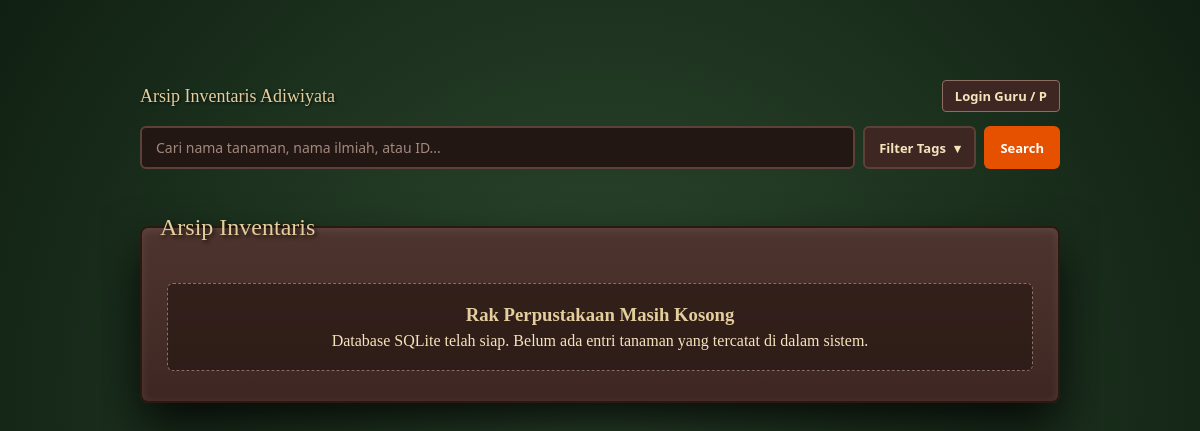
The page /?masuk=1 on the database as committed earlier.
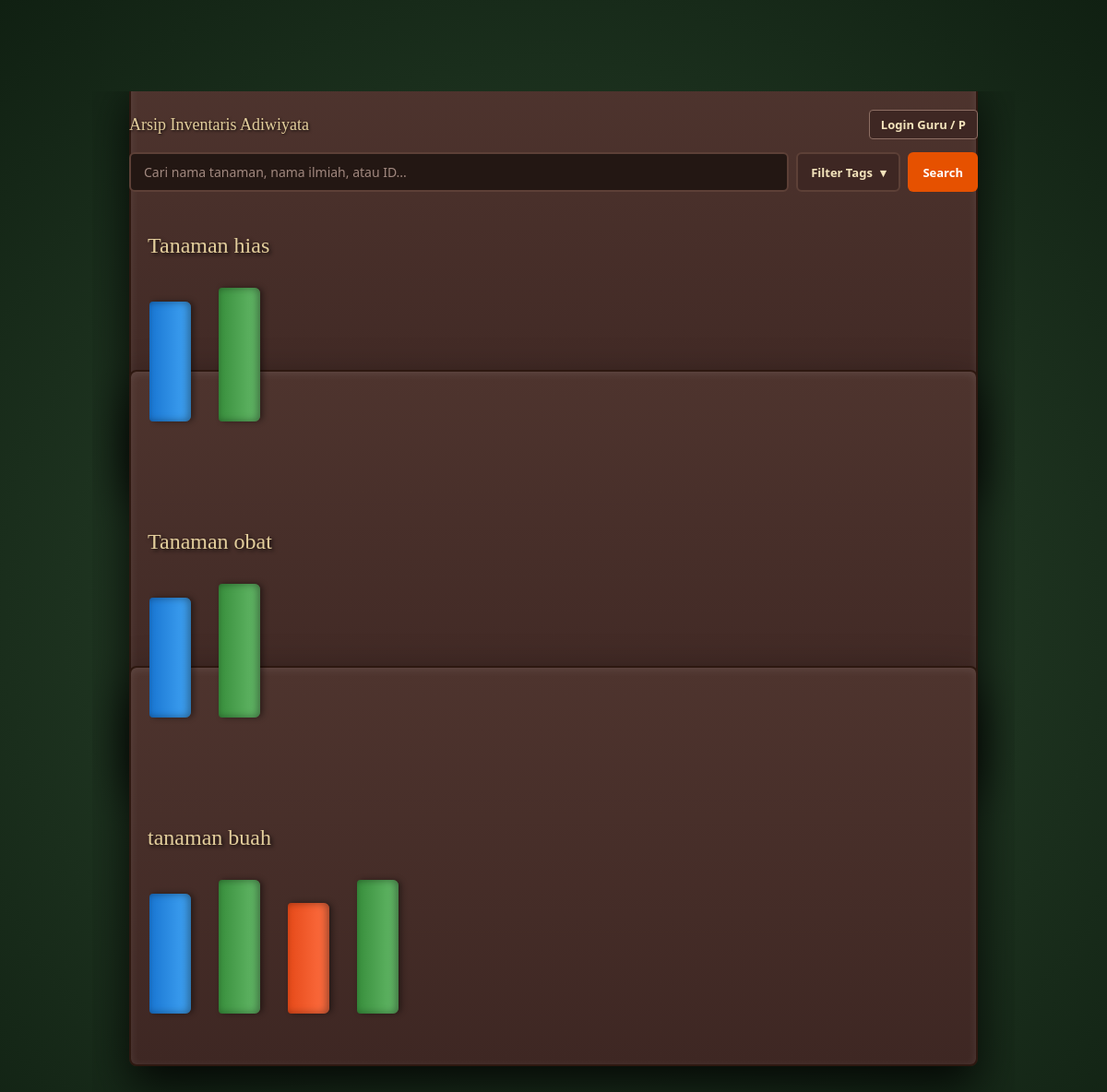
The same page on the database as committed later.
### tables this page shows
CREATE TABLE plants (
    uid TEXT PRIMARY KEY CHECK (length(uid) = 36),
    plant_code TEXT NOT NULL UNIQUE,        -- Format: SEKTOR-SUB-IDSUBSEKTOR-TIPETANAMAN-P
    subsector_seq INTEGER NOT NULL CHECK (subsector_seq >= 1),
    name TEXT NOT NULL,
    quantity INTEGER NOT NULL DEFAULT 1 CHECK (quantity >= 0),
    status TEXT NOT NULL DEFAULT 'Hidup',
    plant_type_id INTEGER NOT NULL,
    taxonomy_id INTEGER,
    subsector_id INTEGER NOT NULL,
    manager_code TEXT NOT NULL,
    photo_filename TEXT,
    notes TEXT,
    created_by_user_id INTEGER,
    created_at TEXT NOT NULL DEFAULT (datetime('now', 'localtime')),
    updated_at TEXT NOT NULL DEFAULT (datetime('now', 'localtime')),
    CONSTRAINT fk_plant_type
        FOREIGN KEY (plant_type_id)
        REFERENCES plant_types (id)
        ON UPDATE CASCADE
        ON DELETE RESTRICT,
    CONSTRAINT fk_plant_taxonomy
        FOREIGN KEY (taxonomy_id)
        REFERENCES plant_taxonomy (id)
        ON UPDATE CASCADE
        ON DELETE SET NULL,
    CONSTRAINT fk_plant_subsector
        FOREIGN KEY (subsector_id)
        REFERENCES subsectors (id)
        ON UPDATE CASCADE
        ON DELETE RESTRICT,
    CONSTRAINT fk_plant_manager
        FOREIGN KEY (manager_code)
        REFERENCES managers (code)
        ON UPDATE CASCADE
        ON DELETE RESTRICT,
    CONSTRAINT fk_plant_creator
        FOREIGN KEY (created_by_user_id)
        REFERENCES users (id)
        ON UPDATE CASCADE
        ON DELETE SET NULL,
    CONSTRAINT uq_subsector_sequence
        UNIQUE (subsector_id, subsector_seq)
);

CREATE TABLE plant_types (
    id INTEGER PRIMARY KEY AUTOINCREMENT,
    code TEXT NOT NULL UNIQUE,              -- Singkatan kode tipe (misal: 'HIAS', 'OBAT', 'TEDUH')
    name TEXT NOT NULL UNIQUE,
    description TEXT,
    created_at TEXT NOT NULL DEFAULT (datetime('now', 'localtime'))
);

### routes/main.py (the view)
@main_bp.route("/")
def index():
    db = get_db()
    search_query = request.args.get("q", "").strip()
    include_tags = [t.strip() for t in request.args.getlist("inc") if t.strip()]
    exclude_tags = [t.strip() for t in request.args.getlist("exc") if t.strip()]
    skip_intro = (
        request.args.get("masuk") == "1"
        or bool(search_query)
        or bool(include_tags)
        or bool(exclude_tags)
    )
    grouped_plants = get_plants_grouped_by_type(
        db=db,
        search_query=search_query,
        include_tags=include_tags,
        exclude_tags=exclude_tags,
    )
    tag_groups = get_filter_tag_groups(db)
    return render_template(
        "index.html",
        grouped_plants=grouped_plants,
        tag_groups=tag_groups,
        include_tags=include_tags,
        exclude_tags=exclude_tags,
        search_query=search_query,
        skip_intro=skip_intro,
    )

### app.py (called while the page is built)
def create_app(config_class=Config) -> Flask:
    app = Flask(__name__, instance_relative_config=True)
    app.config.from_object(config_class)
    init_db(app)
    @app.before_request
    def before_request():
        db = get_db()
        load_logged_in_user(db)
    app.teardown_appcontext(close_db)
    app.register_blueprint(auth_bp)
    app.register_blueprint(main_bp)
    app.register_blueprint(plants_bp)
    @app.errorhandler(404)
    def page_not_found(error):
        return render_template("404.html"), 404
    return app

### database/connection.py (called while the page is built)
def get_db() -> sqlite3.Connection:
    if "db" not in g:
        db_path: Path = current_app.config["DATABASE_PATH"]
        conn = sqlite3.connect(db_path)
        conn.row_factory = sqlite3.Row
        conn.execute("PRAGMA foreign_keys = ON;")
        g.db = conn
    return g.db

### services/auth_service.py (called while the page is built, shortened)
def load_logged_in_user(db: sqlite3.Connection) -> None:
    user_id = session.get("user_id")
    if user_id is None:
        g.user = None

### templates/index.html (shortened to what this page needs)
<!DOCTYPE html>
<html lang="id">
<head>
    <link rel="stylesheet" href="{{ url_for('static', filename='style.css') }}">
</head>
<body>
    <div id="bookshelf-scene">
        <div class="library-room">
            <div class="library-top-bar">
                <div class="library-title-badge">Arsip Inventaris Adiwiyata</div>
                <div class="library-auth-actions">
                    {% if g.user %}
                        <span class="user-badge">{{ g.user['full_name'] }} ({{ g.user['manager_code'] or 'Guru' }})</span>
                        <a href="{{ url_for('plants.add_plant') }}" class="action-link-btn primary">+ Tambah Tanaman</a>
                        <a href="{{ url_for('auth.logout') }}" class="action-link-btn">Keluar</a>
                    {% else %}
                        <a href="{{ url_for('auth.login') }}" class="action-link-btn">Login Guru / P</a>
                    {% endif %}
                </div>
            </div>
            <div class="manga-search-wrapper">
                <form method="GET" action="{{ url_for('main.index') }}" id="searchTagForm">
                    <div class="search-controls-row">
                        <input
                            type="text"
                            name="q"
                            value="{{ search_query }}"
                            placeholder="Cari nama tanaman, nama ilmiah, atau ID..."
                            class="manga-search-input"
                        >
                        <button type="button" class="manga-dropdown-toggle" id="toggleTagsBtn" onclick="toggleTagsDropdown()">
                            <span>Filter Tags</span>
                            <span class="chevron">&#9662;</span>
                        </button>
                        <button type="submit" class="manga-search-btn">Search</button>
                    </div>
                </form>
            </div>
            {% if not grouped_plants %}
                <div class="bookshelf-wrapper">
                    <div class="shelf-label">Arsip Inventaris</div>
                    <div class="bookshelf empty-shelf">
                        <div class="empty-library-notice">
                            {% if search_query or include_tags or exclude_tags %}
                                <h3>Tidak Ada Tanaman yang Cocok</h3>
                                <p>Tidak ditemukan catatan tanaman untuk kombinasi nama atau filter tag yang dipilih.</p>
                            {% else %}
                                <h3>Rak Perpustakaan Masih Kosong</h3>
                                <p>Database SQLite telah siap. Belum ada entri tanaman yang tercatat di dalam sistem.</p>
                            {% endif %}
                        </div>
                    </div>
                </div>
            {% else %}
                {% for jenis_tanaman, daftar_tanaman in grouped_plants.items() %}
                <div class="bookshelf-wrapper">
                    <div class="shelf-label">{{ jenis_tanaman }}</div>
                    <div class="bookshelf">
                        <div class="books">
                            {% for tanaman in daftar_tanaman %}
                            <a href="{{ url_for('plants.detail', uid=tanaman['uid']) }}" class="book" onclick="bukaBukuAnimasi(event, this)">
                            </a>
                            {% endfor %}
                        </div>
                    </div>
                </div>
                {% endfor %}
            {% endif %}
        </div>
    </div>
</body>
</html>

### static/style.css (style rules this page uses)
* { margin: 0; padding: 0; box-sizing: border-box; }
body { font-family: 'Lora', serif; background-color: #e2f1f8; overflow-x: hidden; color: #333; }
#bookshelf-scene { height: 100vh; display: flex; justify-content: center; align-items: center; background: radial-gradient(circle at center, #2e4a30 0%, #102012 100%); padding: 20px 0; }
.library-room { width: 90%; max-width: 1000px; height: 85vh; overflow-y: auto; overflow-x: hidden; padding: 20px 40px; }
.library-top-bar { display: flex; justify-content: space-between; align-items: center; flex-wrap: wrap; gap: 10px; margin-bottom: 14px; }
.library-title-badge { font-family: 'Cinzel', serif; color: #e3ce9c; font-size: 18px; text-shadow: 1px 1px 3px rgba(0,0,0,0.8); }
.library-auth-actions { display: flex; align-items: center; gap: 8px; flex-wrap: wrap; }
.action-link-btn { padding: 6px 12px; border-radius: 4px; background: #3e2723; border: 1px solid #8d6e63; color: #f4e4bc; text-decoration: none; font-family: 'Segoe UI', sans-serif; font-size: 13px; font-weight: 600; transition: all 0.2s ease; }
.manga-search-wrapper { position: relative; margin-bottom: 45px; z-index: 30; }
.search-controls-row { display: flex; gap: 8px; align-items: stretch; flex-wrap: wrap; }
.manga-search-input { flex: 1; min-width: 220px; padding: 10px 14px; border-radius: 6px; border: 2px solid #5d4037; background-color: #231713; color: #f4e4bc; font-family: 'Segoe UI', sans-serif; font-size: 14px; }
.manga-search-input::placeholder { color: #a1887f; }
.manga-dropdown-toggle { display: inline-flex; align-items: center; gap: 8px; padding: 10px 14px; border-radius: 6px; border: 2px solid #5d4037; background-color: #3e2723; color: #f4e4bc; font-family: 'Segoe UI', sans-serif; font-size: 13px; font-weight: 600; cursor: pointer; transition: all 0.2s ease; }
.manga-search-btn, .manga-reset-btn { padding: 10px 16px; border-radius: 6px; font-family: 'Segoe UI', sans-serif; font-size: 13px; font-weight: 700; cursor: pointer; text-decoration: none; display: inline-flex; align-items: center; justify-content: center; }
.manga-search-btn { background-color: #e65100; border: none; color: #fff; }
.bookshelf-wrapper { margin-bottom: 60px; }
.shelf-label { color: #e3ce9c; font-family: 'Cinzel', serif; font-size: 24px; margin-bottom: -15px; padding-left: 20px; text-shadow: 2px 2px 4px rgba(0,0,0,0.8); z-index: 2; position: relative; }
.bookshelf { background: linear-gradient(180deg, #4e342e 0%, #3e2723 100%); border-radius: 8px; padding: 250px 20px 20px 20px; margin-top: -200px; box-shadow: 0 25px 50px rgba(0,0,0,0.8), inset 0 2px 10px rgba(255,255,255,0.1); border: 2px solid #2d1810; }
.books { display: flex; gap: 30px; align-items: flex-end; height: 350px; margin-top: -190px; overflow-x: auto; overflow-y: hidden; padding-bottom: 35px; position: relative; }
.book { width: 45px; height: 130px; background: linear-gradient(90deg, #1976d2 0%, #42a5f5 100%); border-radius: 4px 6px 6px 4px; position: relative; cursor: pointer; text-decoration: none; box-shadow: -3px 0 8px rgba(0,0,0,0.4) inset, 3px 0 6px rgba(0,0,0,0.4); transform-style: preserve-3d; transition: transform 0.4s ease; z-index: 1; flex-shrink: 0; }
.book::before { content: ''; position: absolute; bottom: 0; left: 0; width: 100%; height: 260px; z-index: 5; }
.book:nth-child(even) { background: linear-gradient(90deg, #388e3c 0%, #66bb6a 100%); height: 145px; }
.book:nth-child(3n) { background: linear-gradient(90deg, #e64a19 0%, #ff7043 100%); height: 120px; }
.book { --dur: 3s; --to-center-x: 0px; --to-center-y: 0px; transform-style: preserve-3d; will-change: transform; backface-visibility: hidden; }

Rows that differ between the two databases and show on the page:
added plants: name "Tanaman hias"
added plants: name "Tanaman obat"
added plants: name "tanaman buah"
Other text that changed with them:
text no longer shown: "Arsip Inventaris Rak Perpustakaan Masih Kosong Database SQLite telah siap. Belum ada entri tanaman yang tercatat di dalam sistem."
